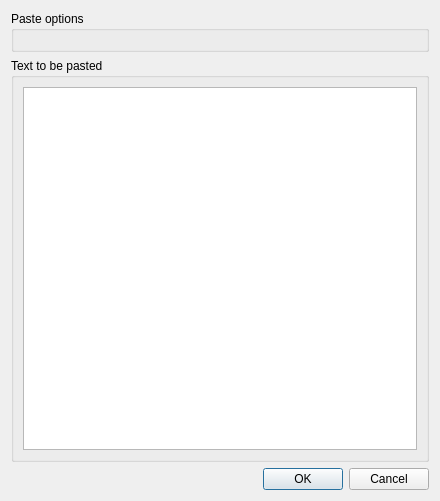
<?xml version="1.0" encoding="UTF-8"?>
<ui version="4.0">
 <class>PasteDialog</class>
 <widget class="QDialog" name="PasteDialog">
  <property name="geometry">
   <rect>
    <x>0</x>
    <y>0</y>
    <width>440</width>
    <height>501</height>
   </rect>
  </property>
  <property name="windowTitle">
   <string>Advanced paste</string>
  </property>
  <property name="windowIcon">
   <iconset resource="../../HaveClip.qrc">
    <normaloff>:/gfx/icon.png</normaloff>:/gfx/icon.png</iconset>
  </property>
  <layout class="QVBoxLayout" name="verticalLayout">
   <item>
    <widget class="QGroupBox" name="pasteOptionsGroupBox">
     <property name="title">
      <string>Paste options</string>
     </property>
     <layout class="QVBoxLayout" name="pasteOptionsVerticalLayout"/>
    </widget>
   </item>
   <item>
    <widget class="QGroupBox" name="groupBox_2">
     <property name="title">
      <string>Text to be pasted</string>
     </property>
     <layout class="QVBoxLayout" name="verticalLayout_2">
      <item>
       <widget class="QPlainTextEdit" name="plainTextEdit"/>
      </item>
     </layout>
    </widget>
   </item>
   <item>
    <widget class="QDialogButtonBox" name="buttonBox">
     <property name="orientation">
      <enum>Qt::Horizontal</enum>
     </property>
     <property name="standardButtons">
      <set>QDialogButtonBox::Cancel|QDialogButtonBox::Ok</set>
     </property>
    </widget>
   </item>
  </layout>
 </widget>
 <resources>
  <include location="../../HaveClip.qrc"/>
 </resources>
 <connections>
  <connection>
   <sender>buttonBox</sender>
   <signal>accepted()</signal>
   <receiver>PasteDialog</receiver>
   <slot>accept()</slot>
   <hints>
    <hint type="sourcelabel">
     <x>248</x>
     <y>254</y>
    </hint>
    <hint type="destinationlabel">
     <x>157</x>
     <y>274</y>
    </hint>
   </hints>
  </connection>
  <connection>
   <sender>buttonBox</sender>
   <signal>rejected()</signal>
   <receiver>PasteDialog</receiver>
   <slot>reject()</slot>
   <hints>
    <hint type="sourcelabel">
     <x>316</x>
     <y>260</y>
    </hint>
    <hint type="destinationlabel">
     <x>286</x>
     <y>274</y>
    </hint>
   </hints>
  </connection>
 </connections>
</ui>
